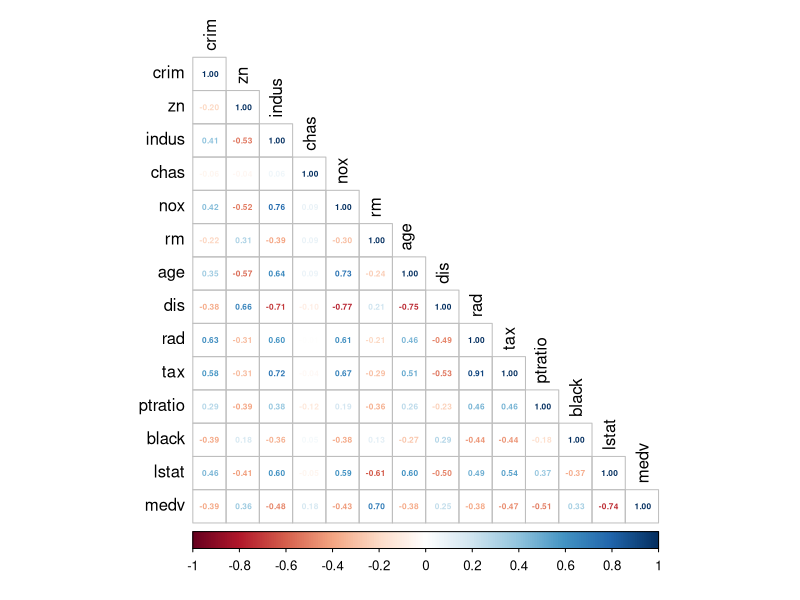
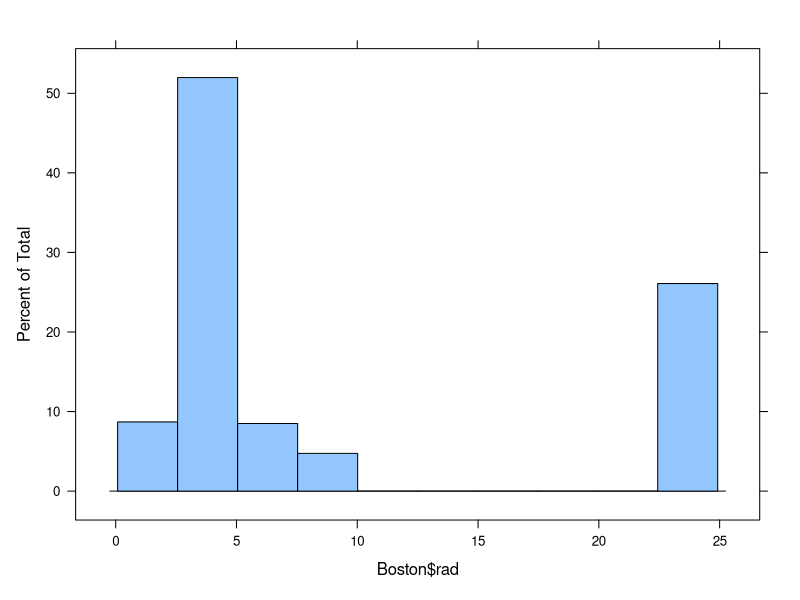
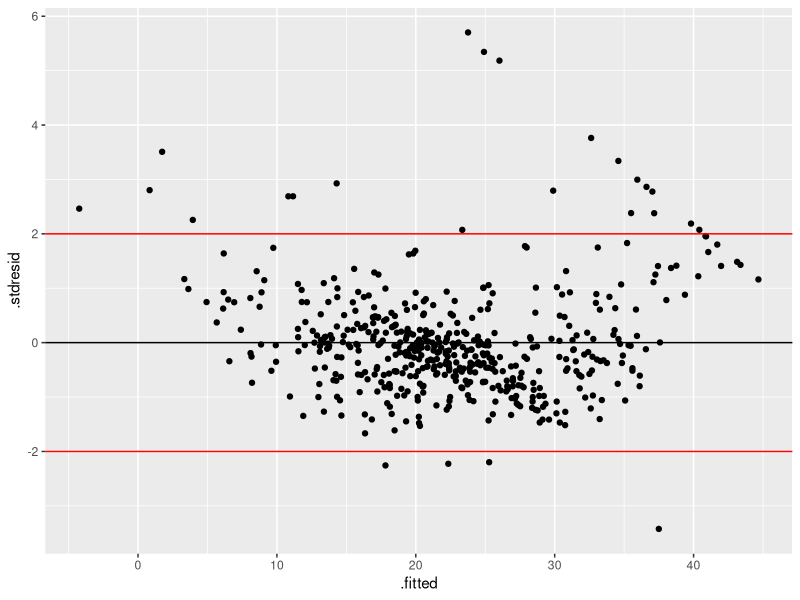
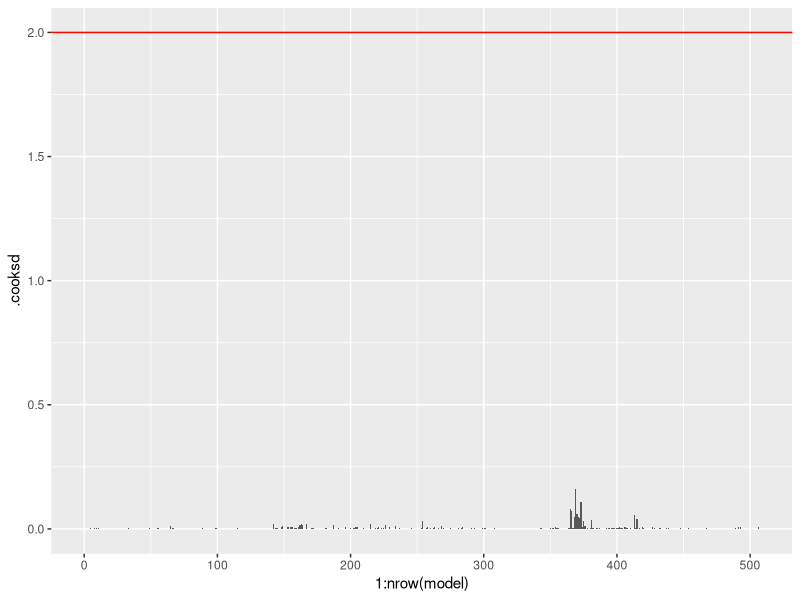
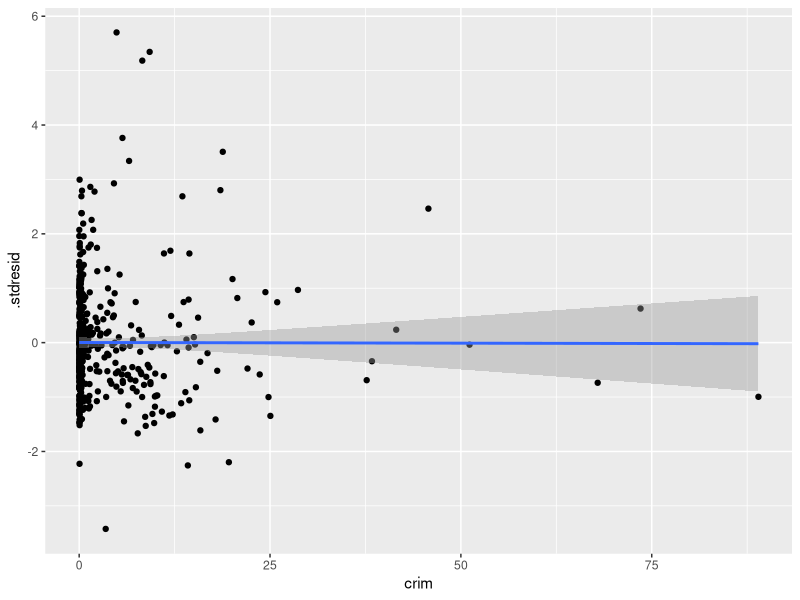
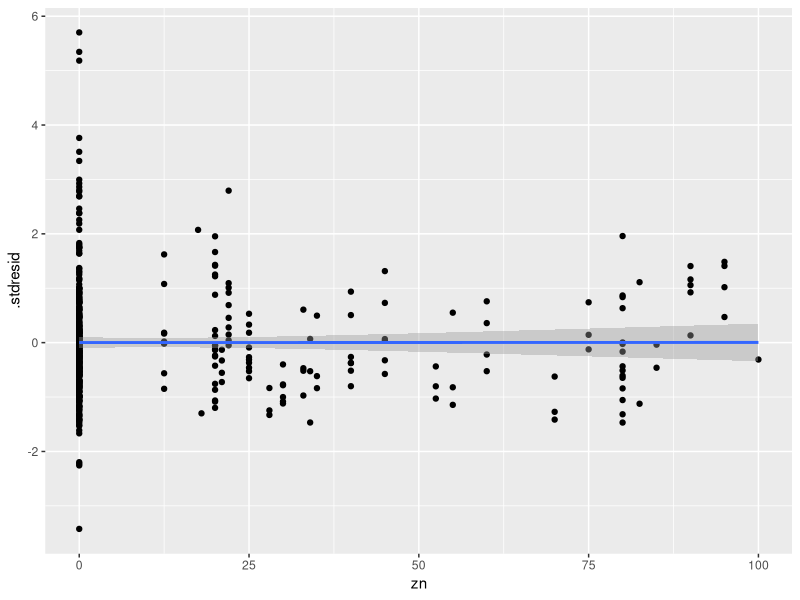
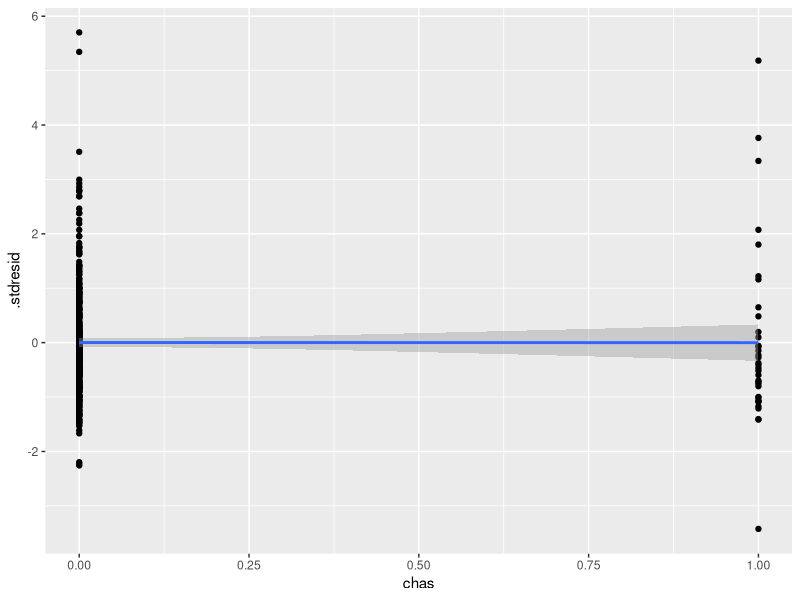
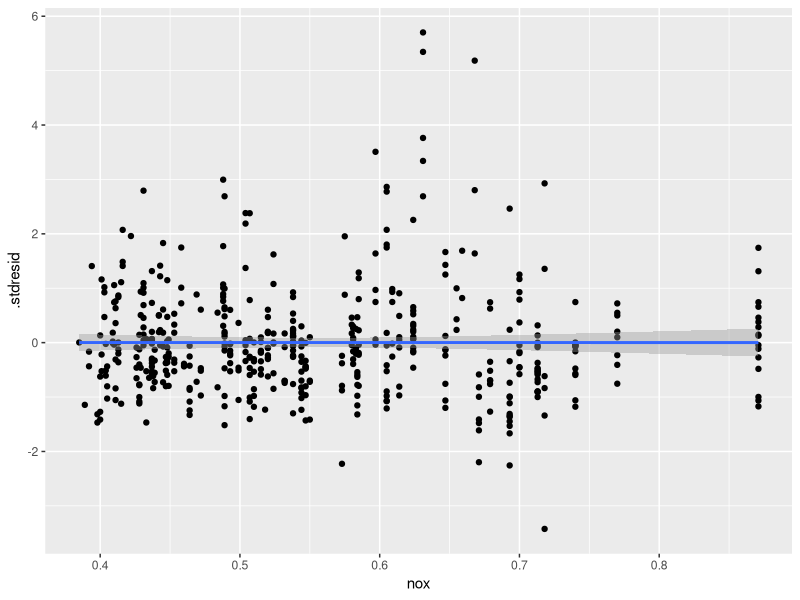

Write the R code that produced these figures, in order.
## ---- chunk 1

library(MASS)
library(tidyverse)
library(corrplot)
library(lattice)
library(car)
library(ggpubr)

data(Boston)
data <- Boston
## ---- chunk 2
str(data) # structure of dataset

sum(is.na(data)) # are there any NAs?
## ---- chunk 3
corrplot(cor(data), method = "number", type = "lower", tl.col = 'black', number.cex=0.5)
## ---- chunk 4
levels(as.factor(data$rad))
## ---- chunk 5
histogram(Boston$rad)
## ---- chunk 6
norm.data <- data %>% mutate_each_(list(~scale(.) %>% as.vector), vars=vars(-c("medv", "chas")))
norm.data$chas <- as.factor(norm.data$chas)

standartised.model <- lm(medv ~ ., norm.data)
summary(standartised.model)
## ---- chunk 7
standartised.model.2 <- update(standartised.model, .~. - indus - age)
summary(standartised.model.2)

model <- fortify(standartised.model.2)
## ---- chunk 8
ggplot(data = model, aes(x = .fitted, y = .stdresid)) + 
  geom_point() + 
  geom_hline(yintercept = 0) +
  geom_hline(yintercept = 2, color = "red") +
  geom_hline(yintercept = -2, color = "red")
## ---- chunk 9
ggplot(model, aes(x = 1:nrow(model), y = .cooksd)) + 
  geom_bar(stat = "identity") + 
  geom_hline(yintercept = 2, color = "red")
## ---- chunk 10

predictors.from.model <- c("crim","zn","chas","nox","rm","dis","rad","tax","ptratio","black","lstat")

draw_residual <- function(column){
  ggplot(data = model, aes(x = data[,column], y = .stdresid)) + 
  geom_point() +  geom_smooth(method = "lm") + labs(x = column)
}

lapply(predictors.from.model, draw_residual)

## ---- chunk 11
qqPlot(model$.fitted)

ggplot(data = model, aes(x = .fitted, y = .stdresid)) + 
  geom_point() + 
  geom_hline(yintercept = 0)
## ---- chunk 12
expect.dataset <- norm.data
expect.dataset <- expect.dataset %>% mutate_at(.vars=c("crim","zn","nox","rm","dis","rad","tax","ptratio","black"), .funs = mean) %>% mutate(chas = as.factor(0))

Predictions <- predict(standartised.model.2, newdata = expect.dataset,  interval = 'confidence')
expect.dataset <- data.frame(expect.dataset, Predictions)


ggplot(expect.dataset, aes(x = lstat, y = fit)) +
  geom_ribbon(alpha = 0.2, aes(ymin = lwr, ymax = upr)) +
  geom_line() + 
  ggtitle("Multiple linear model: M(lstat)")
## ---- chunk 13
full.predictors <- c("crim","zn","chas","nox","rm","dis","rad","tax","ptratio","black","lstat", "indus", "age")

draw_correlation <- function(column){
  ggplot(data = data, aes(x = data[,column], y = medv)) + 
  geom_point() + labs(x = column)
}

lapply(full.predictors, draw_correlation)
## ---- chunk 14
data$crim.log <- log(data$crim)
draw_correlation('crim.log')

data$dis.rev <- 1/data$dis
draw_correlation('dis.rev')

data$rad.lev <- data$rad
data$rad.lev[data$rad.lev > 20] <- 24
data$rad.lev[data$rad.lev < 20] <- 4
data$rad.lev <- as.factor(data$rad.lev)
draw_correlation('rad.lev')

data$chas <- as.factor(data$chas)
## ---- chunk 15
free.model <- lm(medv ~ crim.log + zn + chas + nox + rm + dis.rev + rad.lev + tax + ptratio + lstat + indus + age, data)
summary(free.model)
## ---- chunk 16
n.data <- data %>% mutate_each_(list(~scale(.) %>% as.vector), vars=vars(-c("medv", "chas", "rad.lev")))
free.nmodel <- lm(medv ~ crim.log + zn + chas + nox + rm + dis.rev + rad.lev + tax + ptratio + lstat + indus + age, n.data)
summary(free.nmodel)
## ---- chunk 17
free.model <- lm(medv ~ chas + nox + rm + dis.rev + tax + ptratio + lstat + rad.lev + chas, data)
summary(free.model)
## ---- chunk 18
vif(free.model)
free.model <- update(free.model, .~. - rad.lev)
summary(free.model)$adj.r.squared

vif(free.model)
free.model <- update(free.model, .~. - nox)
summary(free.model)$adj.r.squared

vif(free.model)
free.model <- update(free.model, .~. - lstat)
summary(free.model)$adj.r.squared
## ---- chunk 19
free.model <- update(free.model, .~. + lstat)
summary(free.model)$adj.r.squared

free.model <- update(free.model, .~. - tax)
summary(free.model)$adj.r.squared

vif(free.model)
## ---- chunk 20
summary(free.model)
free.model.f <- fortify(free.model)
## ---- chunk 21
ggplot(data = free.model.f, aes(x = .fitted, y = .stdresid)) + 
  geom_point() + 
  geom_hline(yintercept = 0) +
  geom_hline(yintercept = 2, color = "red") +
  geom_hline(yintercept = -2, color = "red")
## ---- chunk 22
ggplot(free.model.f, aes(x = 1:nrow(free.model.f), y = .cooksd)) + 
  geom_bar(stat = "identity") + 
  geom_hline(yintercept = 2, color = "red")
## ---- chunk 23

predictors.from.model <- c("chas", "rm", "dis.rev", "ptratio", "lstat")

draw_residual <- function(column){
  ggplot(data = free.model.f, aes(x = free.model.f[,column], y = .stdresid)) + 
  geom_point() +  geom_smooth(method = "lm") + labs(x = column)
}

lapply(predictors.from.model, draw_residual)

## ---- chunk 24
qqPlot(free.model.f$.fitted)

ggplot(data = free.model.f, aes(x = .fitted, y = .stdresid)) + 
  geom_point() + 
  geom_hline(yintercept = 0)
## ---- chunk 25
histogram(data$medv)
## ---- chunk 26
data.common <- data %>% filter(medv <= 40)
data.expensive <- data %>% filter(medv > 40)

histogram(data.common$medv)
nrow(data.common)

histogram(data.expensive$medv)
nrow(data.expensive)
## ---- chunk 27
free.common.model <- lm(medv ~ crim.log + zn + chas + nox + rm + dis.rev + rad.lev + tax + ptratio + lstat + indus + age, data.common)
summary(free.common.model)
## ---- chunk 28
free.common.model <- lm(medv ~ nox + rm + dis.rev + tax + ptratio + lstat + rad.lev, data.common)
summary(free.common.model)
## ---- chunk 29
vif(free.common.model)
free.common.model <- update(free.common.model, .~. - rad.lev)
summary(free.common.model)$adj.r.squared

vif(free.common.model)
free.common.model <- update(free.common.model, .~. - dis.rev)
summary(free.common.model)$adj.r.squared

vif(free.common.model)
free.common.model <- update(free.common.model, .~. - nox)
summary(free.common.model)$adj.r.squared

vif(free.common.model)
## ---- chunk 30
summary(free.common.model)
free.common.model.f <- fortify(free.common.model)
## ---- chunk 31
ggplot(data = free.common.model.f, aes(x = .fitted, y = .stdresid)) + 
  geom_point() + 
  geom_hline(yintercept = 0) +
  geom_hline(yintercept = 2, color = "red") +
  geom_hline(yintercept = -2, color = "red")
## ---- chunk 32
ggplot(free.common.model.f, aes(x = 1:nrow(free.common.model.f), y = .cooksd)) + 
  geom_bar(stat = "identity") + 
  geom_hline(yintercept = 2, color = "red")
## ---- chunk 33

predictors.from.model <- c("tax", "rm", "ptratio", "lstat")

draw_residual <- function(column){
  ggplot(data = free.common.model.f, aes(x = free.common.model.f[,column], y = .stdresid)) + 
  geom_point() +  geom_smooth(method = "lm") + labs(x = column)
}

lapply(predictors.from.model, draw_residual)

## ---- chunk 34
qqPlot(free.common.model.f$.fitted)

ggplot(data = free.common.model.f, aes(x = .fitted, y = .stdresid)) + 
  geom_point() + 
  geom_hline(yintercept = 0)
## ---- chunk 35
summary(free.model) # "chas", "rm", "dis.rev", "ptratio", "lstat"
summary(free.common.model) # "tax", "rm", "ptratio", "lstat"
